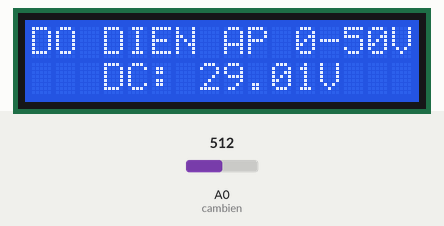
Recording of a sketch running on a simulated Arduino Uno, built with avr-gcc and run on an emulated ATmega328P. Shown: 16×2 character LCD. The test bench sets the inputs (shaded band); at power-on: A0 (cambien) = 512. What the sketch prints to the serial monitor is not drawn.

Above: at 1.2 s.
1.3 s: A0 (cambien) set to 716
At 1.8 s:
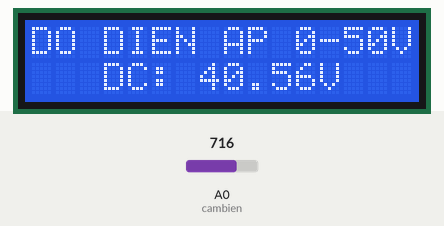
2.9 s: A0 (cambien) set to 981
At 3.9 s:
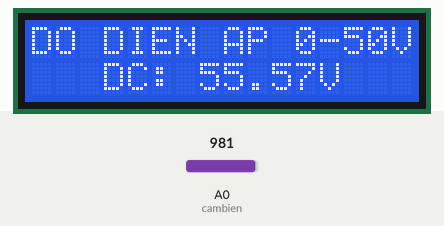
4.4 s: A0 (cambien) set to 1011
At 4.9 s:
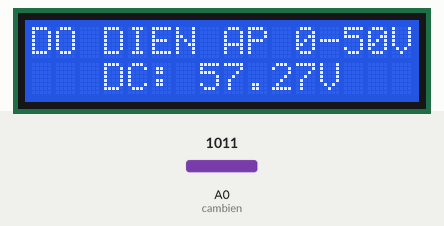
Timing chart, 0 to 7.4 s (numbered marks = the images above; inputs shaded):
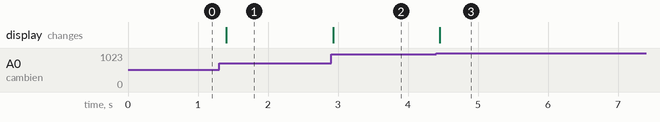

The sketch:

test1.ino
```cpp
#include <LiquidCrystal_I2C.h>
LiquidCrystal_I2C lcd(0x27,16,2);

int cambien = A0;
int gtcambien;
float vol_out;
float vol_in;

void setup()
{
  Serial.begin(9600);

  pinMode(cambien, INPUT);

  lcd.init();
  lcd.backlight();
  lcd.setCursor(0,0);
  lcd.print("DO DIEN AP 0-50V");
  lcd.setCursor(3,1);
  lcd.print("DC: ");
}

void loop()
{
  gtcambien = analogRead(cambien);
  Serial.print("Cảm biến: "); Serial.print(gtcambien); Serial.print("   ");

  vol_out = (gtcambien * 5) / 1024.0; // Chuyển từ analog sang V; 0-1024 ~ 0-5v
  Serial.print("Volt out: "); Serial.print(vol_out); Serial.print("   ");

  vol_in = float(vol_out / float(930.0/float(9860.0 + 930.0))); // Tính vol nguồn cần đo
  Serial.print("Volt nguồn: "); Serial.println(vol_in);
  /*
   * Thevenin Norton
   *
   * Vth = (Vcc x R2) / R1 + R2
   * Vout = (Vin x R2) / R1 + R2 => Vin = Vout / (R2/(R1+R2));
   */

  lcd.setCursor(7,1);
  lcd.print(vol_in);
  if (vol_in >= 10)
  {
    lcd.setCursor(12,1);
    lcd.print("V");
  }
  else
  {
    lcd.setCursor(11,1);
    lcd.print("V ");
  }

  delay(100);
}
```

Measured:
- after the input at 1.3 s, the display: changes after 0.10 s (image 1)
- after the input at 2.9 s, the display: changes at once (image 2)
- after the input at 4.4 s, the display: changes after 0.06 s (image 3)
